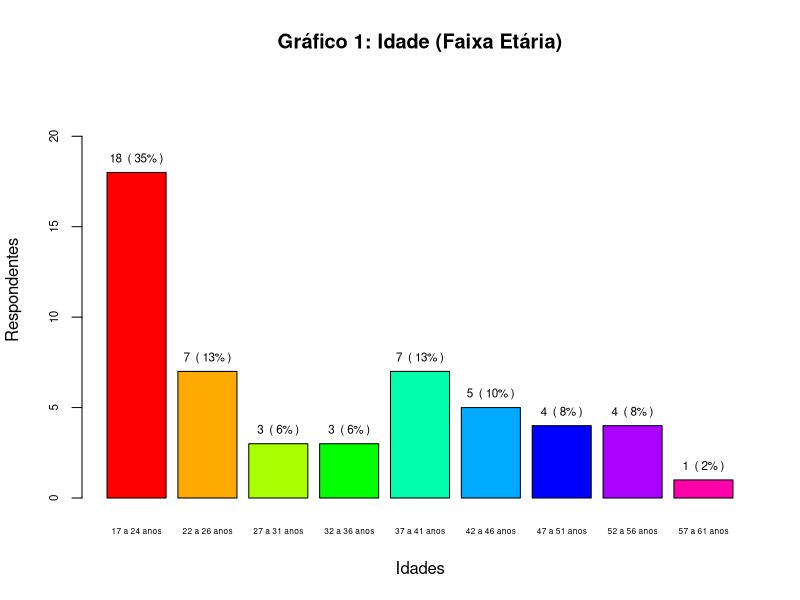
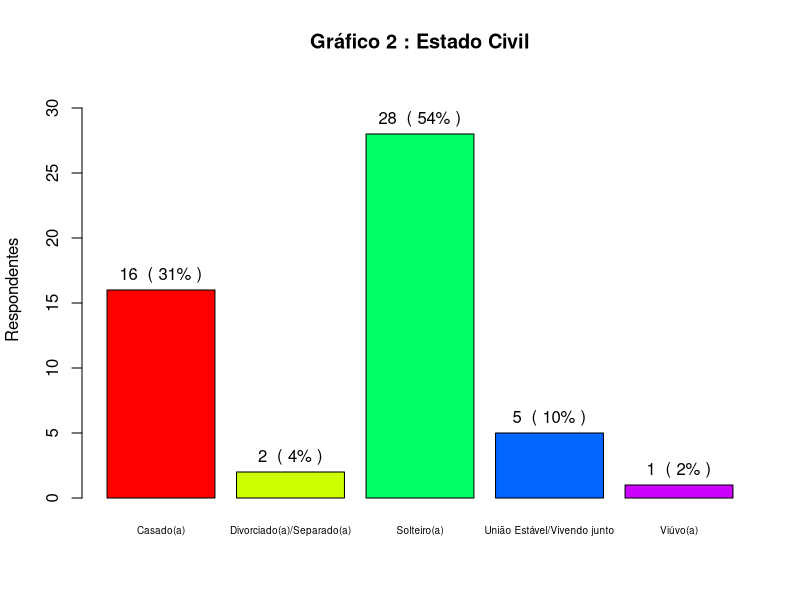
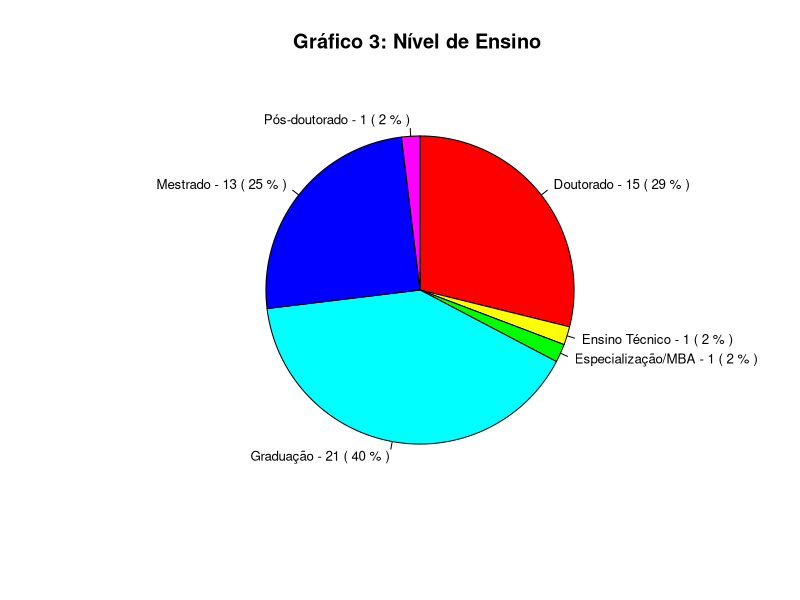
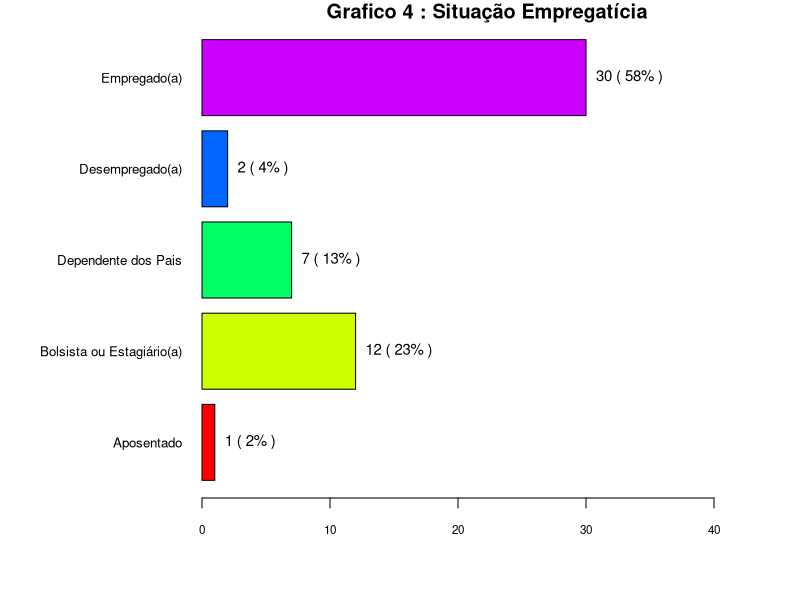
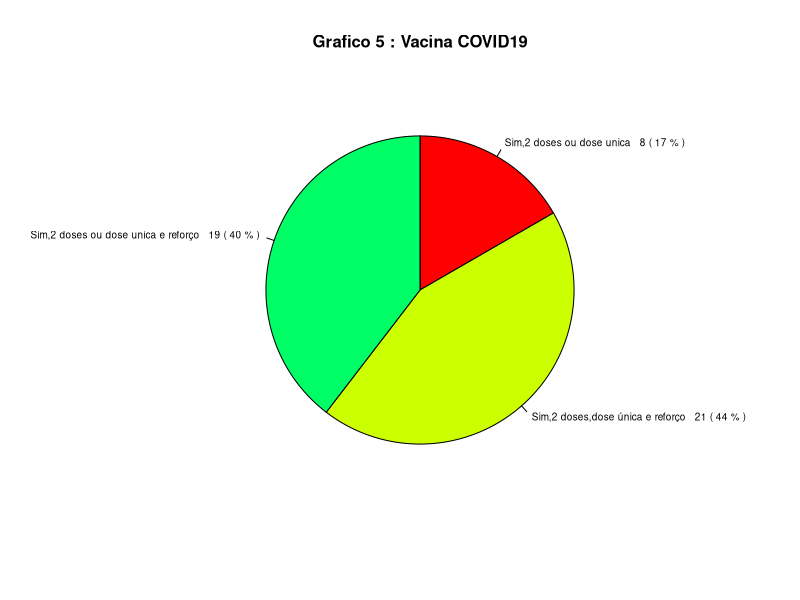
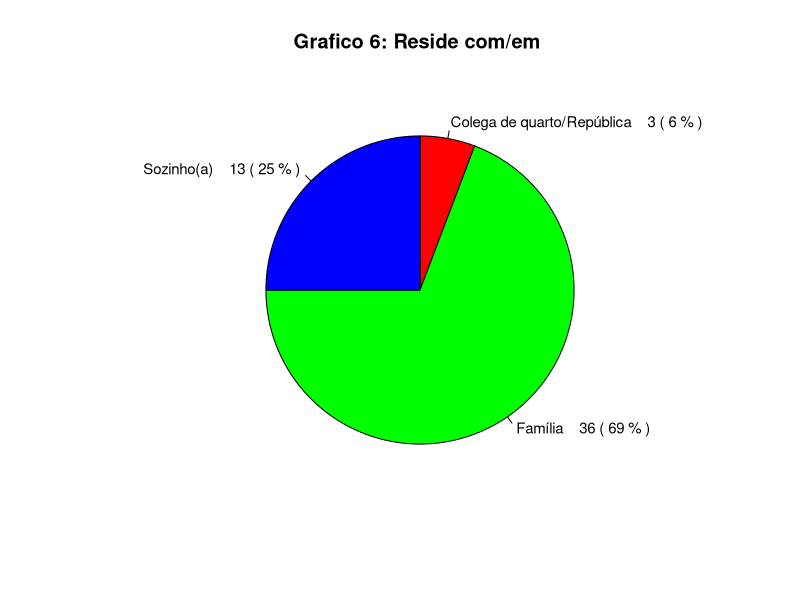
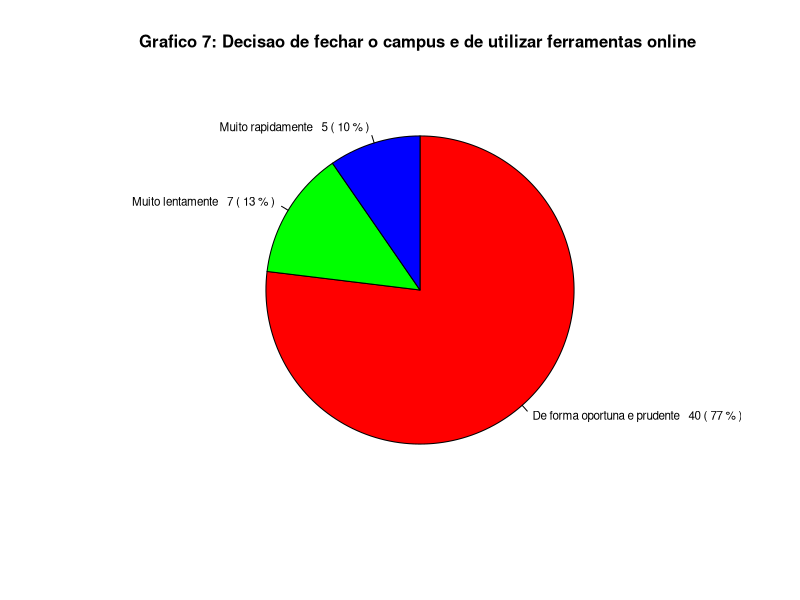
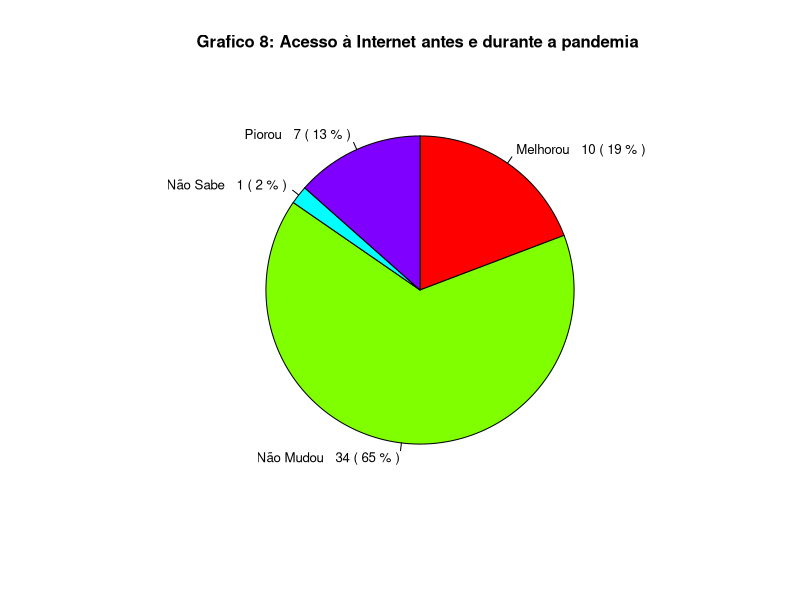

These figures' R source, in order:
## ---- chunk 1
knitr::opts_chunk$set(echo = TRUE)
knitr::opts_knit$set(root.dir = "D:/GoogleDrive/Mestrado_unesp/2022_02_CIENCIA_DE_DADOS/mit-grupo-1-2022")
## ---- chunk 2
# Import packages
#library(tidyverse)
#library(ggplot2)
#library(stringr)
# library(readxl)

# Importacao arquivo CSV
dataset.csv <-read.csv("./dados/COVID19IES.csv", header = TRUE, sep = ";", quote = "\"", dec = ".")

# Grafico Dados Pessoais : 1.Idade (Faixa Etária) 
# Qual a sua idade ? 
idade <- table(dataset.csv$idade)

# Porcentagem das faixas etárias
pct_idade <- paste0(round(unname(idade) / sum(unname(idade)) * 100,0), "%")

# Amplitude 
valor_min = min(dataset.csv$idade)
valor_max = max(dataset.csv$idade)

df_faixa_etaria <- data.frame(faixa_etaria="", idade=dataset.csv$idade )

for (k in 1:nrow(df_faixa_etaria)) {
  if(df_faixa_etaria$idade[k] <= 24) df_faixa_etaria$faixa_etaria[k] <- "17 a 24 anos"
  if(df_faixa_etaria$idade[k] >= 25 & df_faixa_etaria$idade[k] <= 26) df_faixa_etaria$faixa_etaria[k] <- "22 a 26 anos"
  if(df_faixa_etaria$idade[k] >= 27 & df_faixa_etaria$idade[k] <= 31) df_faixa_etaria$faixa_etaria[k] <- "27 a 31 anos"
  if(df_faixa_etaria$idade[k] >= 32 & df_faixa_etaria$idade[k] <= 36) df_faixa_etaria$faixa_etaria[k] <- "32 a 36 anos"
  if(df_faixa_etaria$idade[k] >= 37 & df_faixa_etaria$idade[k] <= 41) df_faixa_etaria$faixa_etaria[k] <- "37 a 41 anos"
  if(df_faixa_etaria$idade[k] >= 42 & df_faixa_etaria$idade[k] <= 46) df_faixa_etaria$faixa_etaria[k] <- "42 a 46 anos" 
  if(df_faixa_etaria$idade[k] >= 47 & df_faixa_etaria$idade[k] <= 51) df_faixa_etaria$faixa_etaria[k] <- "47 a 51 anos" 
  if(df_faixa_etaria$idade[k] >= 52 & df_faixa_etaria$idade[k] <= 56) df_faixa_etaria$faixa_etaria[k] <- "52 a 56 anos"
  if(df_faixa_etaria$idade[k] >= 57 & df_faixa_etaria$idade[k] <= 61) df_faixa_etaria$faixa_etaria[k] <- "57 a 61 anos"
  if(df_faixa_etaria$idade[k] > 61) df_faixa_etaria$faixa_etaria[k] <- "acima de 61 anos"
}

## table idade_concat
tbl_faixa_etaria <- table(df_faixa_etaria$faixa_etaria)

## Porcentagem por Faixa Etaria
pct_faixa_etaria <- paste0(round(unname(tbl_faixa_etaria) / sum(unname(tbl_faixa_etaria)) * 100,0), "%")

grafico_faixa_etaria <- barplot(tbl_faixa_etaria, 
                                main = "Gráfico 1: Idade (Faixa Etária)",
                                xlab = "Idades", 
                                ylab = "Respondentes",
                                col = rainbow(9),
                                ylim = c(0,max(tbl_faixa_etaria) + 5),
                                cex.axis=0.7, cex.names=0.5 )
text(x = grafico_faixa_etaria, y = tbl_faixa_etaria, label = paste(tbl_faixa_etaria, " (", pct_faixa_etaria, ")"), cex=0.70, pos=3)
## ---- chunk 3

# Grafico Dados Pessoais : 1.Situacao_conjugal
# Qual sua situação conjugal ?
sit_conjugal <- table(dataset.csv$situacao_conjugal)
sit_conjugal


# Porcentagem 
pct_sit_conjugal <- paste0(round(unname(sit_conjugal) / sum(unname(sit_conjugal)) * 100,0), "%")
pct_sit_conjugal


grafico_sit_conjugal <- barplot(sit_conjugal, 
                                main = "Gráfico 2 : Estado Civil",
                                xlab = "", 
                                ylab = "Respondentes",
                                col = rainbow(5),
                                ylim = c(0,max(sit_conjugal) + 4),
                                cex.axis=1.0, cex.names=0.6)
text(x = grafico_sit_conjugal, y = sit_conjugal, label = paste(sit_conjugal, " (", pct_sit_conjugal, ")"), cex=1, pos=3)
## ---- chunk 4
# Grafico 1.Nivel Ensino 
# Qual nível de ensino você está cursando ? 
tbl_nivel_ensino <- table(dataset.csv$nivel_ensino)

pct_nivel_ensino <- paste(round(unname(tbl_nivel_ensino) / sum(unname(tbl_nivel_ensino)) * 100), "%")

grafico_nivel_ensino <- pie(tbl_nivel_ensino,
                        edges = 200, radius = 0.8,
                        clockwise = T,
                        cex = 0.8,
                        density = NULL, angle = 90, col = rainbow(6),
                        labels = paste(names(tbl_nivel_ensino), "-", tbl_nivel_ensino, "(", pct_nivel_ensino, ")"),
                        main = "Gráfico 3: Nível de Ensino ")
## ---- chunk 5
# Grafico Dados Pessoais : 1.Situacao_empregaticia
# Qual sua situação empregatícia e/ou financeira atual ? 

df_situacao_emp <- data.frame(situacao ="", emp=dataset.csv$situacao_empregaticia)

for (k in 1:nrow(df_situacao_emp)) {
  if(df_situacao_emp$emp[k] == "Aposentada")       df_situacao_emp$situacao[k]<- "Aposentado"
  if(df_situacao_emp$emp[k] == "Bolsista")          df_situacao_emp$situacao[k]<- "Bolsista ou Estagiário(a)"
  if(df_situacao_emp$emp[k] == "Corretor de Imóveis") df_situacao_emp$situacao[k]<- "Empregado(a)"
  if(df_situacao_emp$emp[k] == "Dependente (dos pais) com vínculo empregatício") df_situacao_emp$situacao[k]<- "Empregado(a)"
  if(df_situacao_emp$emp[k] == "Dependente (dos pais, etc.)") df_situacao_emp$situacao[k]<- "Dependente dos Pais"
  if(df_situacao_emp$emp[k] == "Desempregado(a)") df_situacao_emp$situacao[k]<- "Desempregado(a)"
  if(df_situacao_emp$emp[k] == "Empregado(a)") df_situacao_emp$situacao[k]<- "Empregado(a)"
  if(df_situacao_emp$emp[k] == "Empresária") df_situacao_emp$situacao[k]<- "Empregado(a)"
  if(df_situacao_emp$emp[k] == "Estagiário(a)") df_situacao_emp$situacao[k]<- "Bolsista ou Estagiário(a)"
  if(df_situacao_emp$emp[k] == "Micro-empresário instituído por ME") df_situacao_emp$situacao[k]<- "Empregado(a)"
  if(df_situacao_emp$emp[k] == "Servidora pública") df_situacao_emp$situacao[k]<- "Empregado(a)"
  if(df_situacao_emp$emp[k] == "tatuador autônomo, mas conto com ajuda dos pais") df_situacao_emp$situacao[k]<- "Empregado(a)"
}

sit_emprego <- table(df_situacao_emp$situacao)

# Porcentagem 
pct_sit_emprego <- paste0(round(unname(sit_emprego) / sum(unname(sit_emprego)) * 100,0), "%")

par(las=1) # nomes dos eixos perpendicular
par(mar=c(5,10,1,1)+0.1)  # para aumentar a margem a esquerda 
grafico_sit_empregaticia <- barplot(sit_emprego, 
                                    main="Grafico 4 : Situação Empregatícia ",
                                    las=1,  
                                    beside = TRUE,
                                    horiz=TRUE, 
                                    xlim = c(0,max(sit_emprego) + 15),
                                    col=rainbow(5),
                                    cex.axis = 0.7,  
                                    cex.names = 0.8)

text(grafico_sit_empregaticia, x = sit_emprego, label = paste(sit_emprego, "(", pct_sit_emprego, ")"), cex=0.9, pos=4)

par(mar=c(5,4,4,2)+0.1) # para retornar a margem default
## ---- chunk 6

# Grafico 1. Vacinado
# Você já foi vacinado contra a COVID-19 ?
vacinado <- table(dataset.csv$vacinado, exclude = "")

names(vacinado) <- c("Sim,2 doses ou dose unica", 
                     "Sim,2 doses,dose única e reforço", 
                     "Sim,2 doses ou dose unica e reforço")

pct_vacinado <- paste(round(unname(vacinado) / sum(unname(vacinado)) * 100), "%")

grafico_vacinado <- pie(vacinado,
                                  edges = 200, radius = 0.8,
                                  clockwise = T,
                                  density = NULL, angle = 90, col = rainbow(5),
                                  labels = paste(names(vacinado), " ", vacinado, "(", pct_vacinado, ")"),
                                  main = "Grafico 5 : Vacina COVID19",
                                  cex = 0.6,
                                  cex.main=1)
## ---- chunk 7

# Grafico Dados Pessoais 1. Respondentes morando com 
# Atualmente, você está morando ou residindo com/em: 
morando_com <- table(dataset.csv$morando_com)

pct_morando_com <- paste(round(unname(morando_com) / sum(unname(morando_com)) * 100), "%")


grafico_morando_com <- pie(morando_com,
                                  edges = 200, radius = 0.8,
                                  clockwise = T,
                                  density = NULL, angle = 90, col = rainbow(3),
                                  labels = paste(names(morando_com), "  ", morando_com, "(", pct_morando_com, ")"),
                                  cex = 0.9,
                                  main = "Grafico 6: Reside com/em ")
## ---- chunk 8
# Grafico Dados Instituicao de Ensino 2.decisao_fechar (utilizacao de ferramenta online)
# Com relação à decisão de fechar o campus e de utilizar ferramentas online para as aulas, por conta da pandemia da COVID-19, você sentiu que as decisões na sua instituição foram tomadas: *
ies_decisao_fechar <- table(dataset.csv$decisao_fechar, exclude = "")

pct_ies_decisao_fechar <- paste(round(unname(ies_decisao_fechar) / sum(unname(ies_decisao_fechar)) * 100), "%")

grafico_ies_decisao_fechar <- pie(ies_decisao_fechar,
                            edges = 200, radius = 0.8,
                            clockwise = T,
                            density = NULL, angle = 90, col = rainbow(3),
                            labels = paste(names(ies_decisao_fechar), " ", ies_decisao_fechar, "(", pct_ies_decisao_fechar, ")"),
                            main = "Grafico 7: Decisao de fechar o campus e de utilizar ferramentas online ",
                            cex.main=1, cex = 0.7)

## ---- chunk 9
# Grafico 3. Pandemia_acesso_internet
# Como você compara o seu acesso à Internet antes e durante a pandemia da COVID-19 ? *

# Tratamento opcoes
df_internet <- data.frame(internet="", nivel =dataset.csv$acesso_internet)

for (k in 1:nrow(df_internet)) {
  if(df_internet$nivel[k] == "Melhor do que antes")            df_internet$internet[k] <- "Melhorou"
  if(df_internet$nivel[k] == "Muito melhor do que antes")      df_internet$internet[k] <- "Melhorou"
  if(df_internet$nivel[k] == "Muito pior que antes")        df_internet$internet[k] <- "Piorou"
  if(df_internet$nivel[k] == "O mesmo que antes")               df_internet$internet[k] <- "Não Mudou"
  if(df_internet$nivel[k] == "Pior que antes")              df_internet$internet[k] <- "Piorou"
  if(df_internet$nivel[k] == "N/A ou Não sabe")              df_internet$internet[k] <- "Não Sabe"
}  

acesso_internet <- table(df_internet$internet, exclude = "")

pct_acesso_internet <- paste(round(unname(acesso_internet) / sum(unname(acesso_internet)) * 100), "%")

grafico_acesso_internet <- pie(acesso_internet,
                                     edges = 200, radius = 0.8,
                                     clockwise = T,
                                     density = NULL, angle = 90, col = rainbow(4),
                                     labels = paste(names(acesso_internet), " ", acesso_internet, "(", pct_acesso_internet, ")"),
                                     main = "Grafico 8: Acesso à Internet antes e durante a pandemia ",
                                     cex.main=1, cex = 0.8)
## ---- chunk 10
# Grafico 3. Pandemia acesso professores
# Durante a pandemia da COVID-19, você sentiu que as formas de acesso aos seus professores: *

# Tratamento opcoes
df_professores <- data.frame(professores="", nivel =dataset.csv$acesso_professores)

for (k in 1:nrow(df_professores)) {
  if(df_professores$nivel[k] == "Melhorou")                     df_professores$professores[k] <- "Melhorou"
  if(df_professores$nivel[k] == "Piorou")                       df_professores$professores[k] <- "Piorou"
  if(df_professores$nivel[k] == "Está mais ou menos o mesmo")      df_professores$professores[k] <- "Não Mudou"
  if(df_professores$nivel[k] == "Foi mais ou menos o mesmo")    df_professores$professores[k] <- "Não Mudou"
  if(df_professores$nivel[k] == "N/A ou Não sabe")              df_professores$professores[k] <- "Não Sabe"
}  

acesso_professores <- table(df_professores$professores, exclude = "")

pct_acesso_professores <- paste(round(unname(acesso_professores) / sum(unname(acesso_professores)) * 100), "%")

grafico_acesso_professores <- pie(acesso_professores,
                     edges = 200, radius = 0.8,
                     clockwise = T,
                     density = NULL, angle = 90, col = rainbow(4),
                     labels = paste(names(acesso_professores), " ", acesso_professores, "(", pct_acesso_professores, ")"),
                     main = "Grafico 9 : Acesso aos Professores durante a pandemia ",
                     cex.main=1, cex = 0.8)


## ---- chunk 11
# Grafico Dados Instituicao de Ensino 2. Instituicao_acesso_infra
# Com relação às formas de acesso aos recursos de infraestrutura oferecidos pela sua instituição (biblioteca, coordenação, orientação de assuntos acadêmicos, matrícula, etc.) durante a pandemia do COVID-19 você sentiu que: *

# Tratamento opcoes
df_infra <- data.frame(infra="", nivel =dataset.csv$acesso_infra_ies)

for (k in 1:nrow(df_infra)) {
  if(df_infra$nivel[k] == "Melhorou")            df_infra$infra[k] <- "Melhoraram"
  if(df_infra$nivel[k] == "Pioraram")            df_infra$infra[k] <- "Pioraram"
  if(df_infra$nivel[k] == "Piorou")              df_infra$infra[k] <- "Pioraram"
  if(df_infra$nivel[k] == "N/A ou Não sabe")     df_infra$infra[k] <- "Não Sabe"
  if(df_infra$nivel[k] == "Ficou mais ou menos o mesmo")  df_infra$infra[k] <- "Não Mudaram"
}  


ies_infra <- table(df_infra$infra, exclude = "")


pct_ies_infra <- paste(round(unname(ies_infra) / sum(unname(ies_infra)) * 100), "%")

grafico_ies_infra <- pie(ies_infra,
                               edges = 200, radius = 0.8,
                               clockwise = T,
                               density = NULL, angle = 90, col = rainbow(4),
                               labels = paste(names(ies_infra), " ", ies_infra, "(", pct_ies_infra, ")"),
                               main = "Gráfico 10: acesso aos recursos de infraestrutura oferecidos pela sua instituição ",
                                cex.main =1, cex = 0.8)


## ---- chunk 12
# Grafico Dados Instituicao de Ensino 2. Instituicao_reinicio
# A sua instituição já reiniciou todas as atividades presenciais no seu campus e/ou faculdade?
ies_reinicio <- table(dataset.csv$ies_reinicio, exclude = "")

# Reduçao nome dos cursos
names(ies_reinicio) <- c("Em parte", "Não Sabe", "Não Reiniciou Presencial", "Sim Reiniciou Presencial")

pct_ies_reinicio <- paste(round(unname(ies_reinicio) / sum(unname(ies_reinicio)) * 100), "%")

grafico_ies_reinicio <- pie(ies_reinicio,
                         edges = 200, radius = 0.8,
                         clockwise = T,
                         density = NULL, angle = 90, col = rainbow(5),
                         labels = paste(names(ies_reinicio), " ", ies_reinicio, "(", pct_ies_reinicio, ")"),
                         main = "Gráfico 11: Reinício das atividades presenciais ", cex.main = 1 , cex = 0.8)
## ---- chunk 13
# Grafico 4. Financas despesas
# Com relação aos seus gastos e/ou despesas durante a pandemia da COVID-19, o que mudou para você  ? *v
# Tratamento das Opcoes
df_despesas <- data.frame(despesas="", nivel =dataset.csv$despesas )

for (k in 1:nrow(df_despesas)) {
  if(df_despesas$nivel[k] == "Aumentaram")       df_despesas$despesas[k] <- "Aumentaram"
  if(df_despesas$nivel[k] == "Diminuiram")       df_despesas$despesas[k] <- "Diminuiram"
  if(df_despesas$nivel[k] == "Foram mais ou menos os mesmos")   df_despesas$despesas[k] <- "Não Mudaram"
  if(df_despesas$nivel[k] == "São mais ou menos os mesmos")           df_despesas$despesas[k] <- "Não Mudaram"
  
}

despesas <- table(df_despesas$despesas, exclude = "")

pct_despesas <- paste(round(unname(despesas) / sum(unname(despesas)) * 100), "%")

grafico_despesas <- pie(despesas,
                                  edges = 200, radius = 0.8,
                                  clockwise = T,
                                  density = NULL, angle = 90, col = rainbow(5),
                                  labels = paste(names(despesas), " ", despesas, "(", pct_despesas, ")"),
                                  main = "Grafico 12: Situacao Financeira ",
                                  cex.main=1, cex = 0.8)

## ---- chunk 14
# Grafico 4. Financas renda_financeira
# Durante a pandemia da COVID-19 houve alguma alteração com relação à sua renda financeira? *
renda_financeira <- table(dataset.csv$renda_financeira, exclude = "")

pct_renda_financeira <- paste(round(unname(renda_financeira) / sum(unname(renda_financeira)) * 100), "%")

#  "6 %"  "48 %" "44 %" "2 %" 

grafico_renda_financeira <- pie(renda_financeira,
                        edges = 200, radius = 0.8,
                        clockwise = T,
                        density = NULL, angle = 90, col = rainbow(4),
                        labels = paste(names(renda_financeira), " ", renda_financeira, "(", pct_renda_financeira, ")"),
                        main = "Grafico 13 : Renda Financeira ",
                        cex.main=1, cex = 0.8)

## ---- chunk 15
# Grafico 2. Instituicao ajuda_financeira
# Você recebe/recebeu alguma ajuda financeira da sua instituição educacional ou de outra organização durante a pandemia da COVID-19? *
ajuda_financeira <- table(dataset.csv$ajuda_financeira, exclude = "")

pct_ajuda_financeira <- paste(round(unname(ajuda_financeira) / sum(unname(ajuda_financeira)) * 100), "%")

grafico_ajuda_financeira <- pie(ajuda_financeira,
                                edges = 200, radius = 0.8,
                                clockwise = T,
                                density = NULL, angle = 90, col = rainbow(2),
                                labels = paste(names(ajuda_financeira), " ", ajuda_financeira, "(", pct_ajuda_financeira, ")"),
                                main = "Grafico 14 : Ajuda financeira ",
                                cex.main=1, cex = 1)

## ---- chunk 16

# Grafico Dados Instituicao de Ensino  2. Migrou Virtual
# Sua instituição migrou para as aulas virtuais durante a pandemia da COVID-19? 
migrou_virtual <- table(dataset.csv$migrou_virtual)

pct_migrou_virtual <- paste(round(unname(migrou_virtual) / sum(unname(migrou_virtual)) * 100), "%")

grafico_migrou_virtual <- pie(migrou_virtual,
                           edges = 200, radius = 0.8,
                           clockwise = T,
                           density = NULL, angle = 90, col = rainbow(2),
                           labels = paste(names(migrou_virtual), "", migrou_virtual,"(", pct_migrou_virtual, ")"),
                           main = "Grafico 15: Migrou Virtual ", cex.main =1, cex = 1)
## ---- chunk 17
# Grafico 3. Pandemia desempenho_escolar
# Você percebeu que o seu desempenho escolar durante a pandemia do COVID-19 (suas notas, aproveitamento escolar, etc.):

# Tratamento das Opcoes
df_desempenho_escolar <- data.frame(desempenho_escolar="", nivel =dataset.csv$desempenho_escolar )

for (k in 1:nrow(df_desempenho_escolar)) {
  if(df_desempenho_escolar$nivel[k] == "Aumentou")                     df_desempenho_escolar$desempenho_escolar[k] <- "Aumentou"
  if(df_desempenho_escolar$nivel[k] == "Diminuiu")                     df_desempenho_escolar$desempenho_escolar[k] <- "Diminuiu"
  if(df_desempenho_escolar$nivel[k] == "Está mais ou menos o mesmo")   df_desempenho_escolar$desempenho_escolar[k] <- "Não Mudou"
  if(df_desempenho_escolar$nivel[k] == "Foi mais ou menos o mesmo")    df_desempenho_escolar$desempenho_escolar[k] <- "Não Mudou"
  if(df_desempenho_escolar$nivel[k] == "N/A ou Não sabe")              df_desempenho_escolar$desempenho_escolar[k] <- "Não Sabe"
  
}


desempenho_escolar <- table(df_desempenho_escolar$desempenho_escolar, exclude = "")

pct_desempenho_escolar <- paste(round(unname(desempenho_escolar) / sum(unname(desempenho_escolar)) * 100), "%")

grafico_desempenho_escolar <- pie(desempenho_escolar,
                                     edges = 200, radius = 0.8,
                                     clockwise = T,
                                     density = NULL, angle = 90, col = rainbow(5),
                                     labels = paste(names(desempenho_escolar), " ", desempenho_escolar, "(", pct_desempenho_escolar, ")"),
                                     main = "Grafico 16 : Desempenho Escolar ",
                                     cex.main=1, cex = 0.9)
## ---- chunk 18
# Grafico 3. Pandemia_acesso_internet
# Como você compara o seu acesso à Internet antes e durante a pandemia da COVID-19 ? *

# Tratamento opcoes
df_internet <- data.frame(internet="", nivel =dataset.csv$acesso_internet)

for (k in 1:nrow(df_internet)) {
  if(df_internet$nivel[k] == "Melhor do que antes")            df_internet$internet[k] <- "Melhorou"
  if(df_internet$nivel[k] == "Muito melhor do que antes")      df_internet$internet[k] <- "Melhorou"
  if(df_internet$nivel[k] == "Muito pior que antes")        df_internet$internet[k] <- "Piorou"
  if(df_internet$nivel[k] == "O mesmo que antes")               df_internet$internet[k] <- "Não Mudou"
  if(df_internet$nivel[k] == "Pior que antes")              df_internet$internet[k] <- "Piorou"
  if(df_internet$nivel[k] == "N/A ou Não sabe")              df_internet$internet[k] <- "Não Sabe"
}  

acesso_internet <- table(df_internet$internet, exclude = "")

pct_acesso_internet <- paste(round(unname(acesso_internet) / sum(unname(acesso_internet)) * 100), "%")

grafico_acesso_internet <- pie(acesso_internet,
                                     edges = 200, radius = 0.8,
                                     clockwise = T,
                                     density = NULL, angle = 90, col = rainbow(4),
                                     labels = paste(names(acesso_internet), " ", acesso_internet, "(", pct_acesso_internet, ")"),
                                     main = "Grafico 17 : Acesso à Internet antes e durante a pandemia ",
                                     cex.main=1, cex = 0.8)
## ---- chunk 19
# Grafico 3. Pandemia capacidade_prosseguir_estudos
# Em relação a antes e durante a pandemia da COVID-19, como você classifica sua capacidade em prosseguir seus estudos, 
# incluindo sua graduação e/ou conclusão de curso?

# Tratamento opcoes
df_estudos <- data.frame(estudos="", nivel =dataset.csv$capacidade_socializacao)

for (k in 1:nrow(df_estudos)) {
  if(df_estudos$nivel[k] == "Melhor do que antes")            df_estudos$estudos[k] <- "Melhorou"
  if(df_estudos$nivel[k] == "Muito melhor do que antes")      df_estudos$estudos[k] <- "Melhorou"
  if(df_estudos$nivel[k] == "Muito pior do que antes")        df_estudos$estudos[k] <- "Piorou"
  if(df_estudos$nivel[k] == "O mesmo de antes")               df_estudos$estudos[k] <- "Não Mudou"
  if(df_estudos$nivel[k] == "Pior do que antes")              df_estudos$estudos[k] <- "Piorou"
  if(df_estudos$nivel[k] == "N/A ou Não Sabe")              df_estudos$estudos[k] <- "Não Sabe"
}  

capacidade_prosseguir_estudos<- table(df_estudos$estudos, exclude = "")

pct_capacidade_prosseguir_estudos <- paste(round(unname(capacidade_prosseguir_estudos) / sum(unname(capacidade_prosseguir_estudos)) * 100), "%")

grafico_capacidade_prosseguir_estudos <- pie(capacidade_prosseguir_estudos,
                               edges = 200, radius = 0.8,
                               clockwise = T,
                               density = NULL, angle = 90, col = rainbow(3),
                               labels = paste(names(capacidade_prosseguir_estudos), " ", capacidade_prosseguir_estudos, "(", pct_capacidade_prosseguir_estudos, ")"),
                               main = "Grafico 18 : Prosseguimento aos estudos antes e durante a pandemia ", cex.main=1, cex = 0.8)

